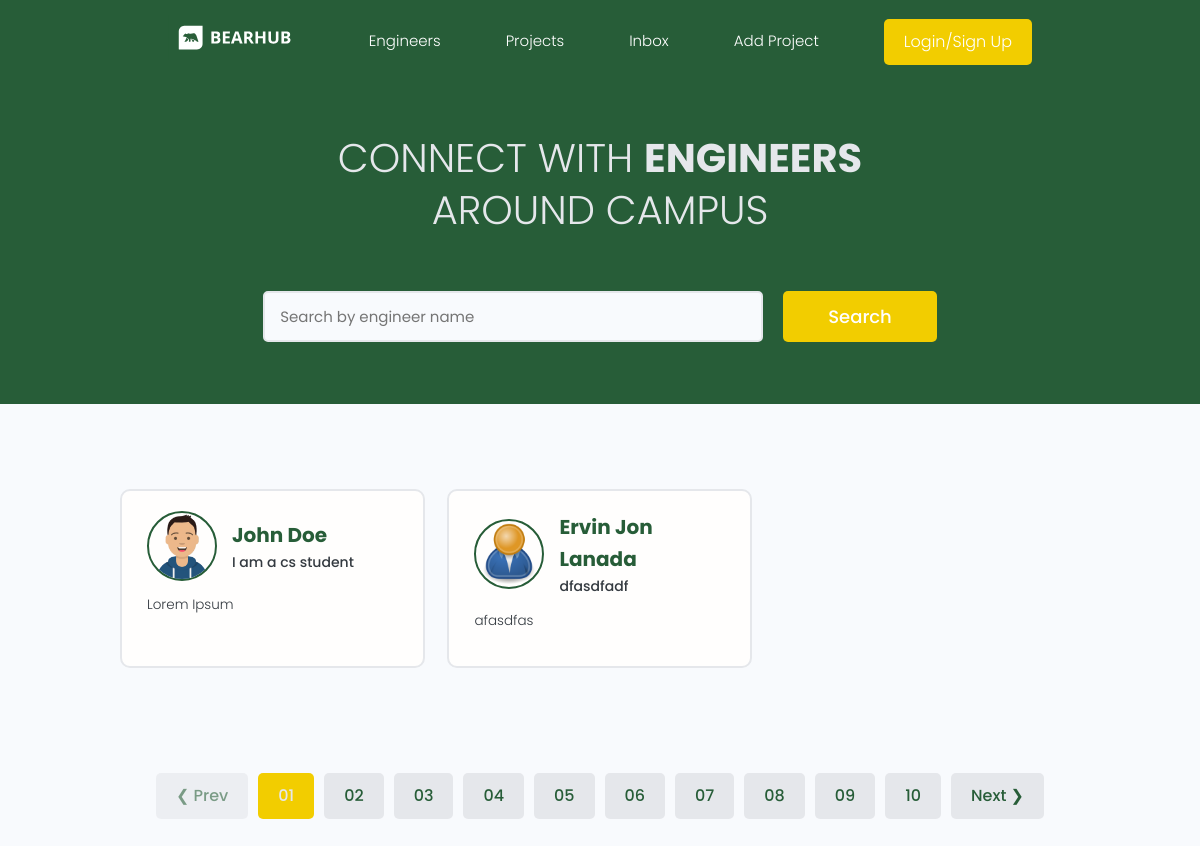
The app's page /, older data.
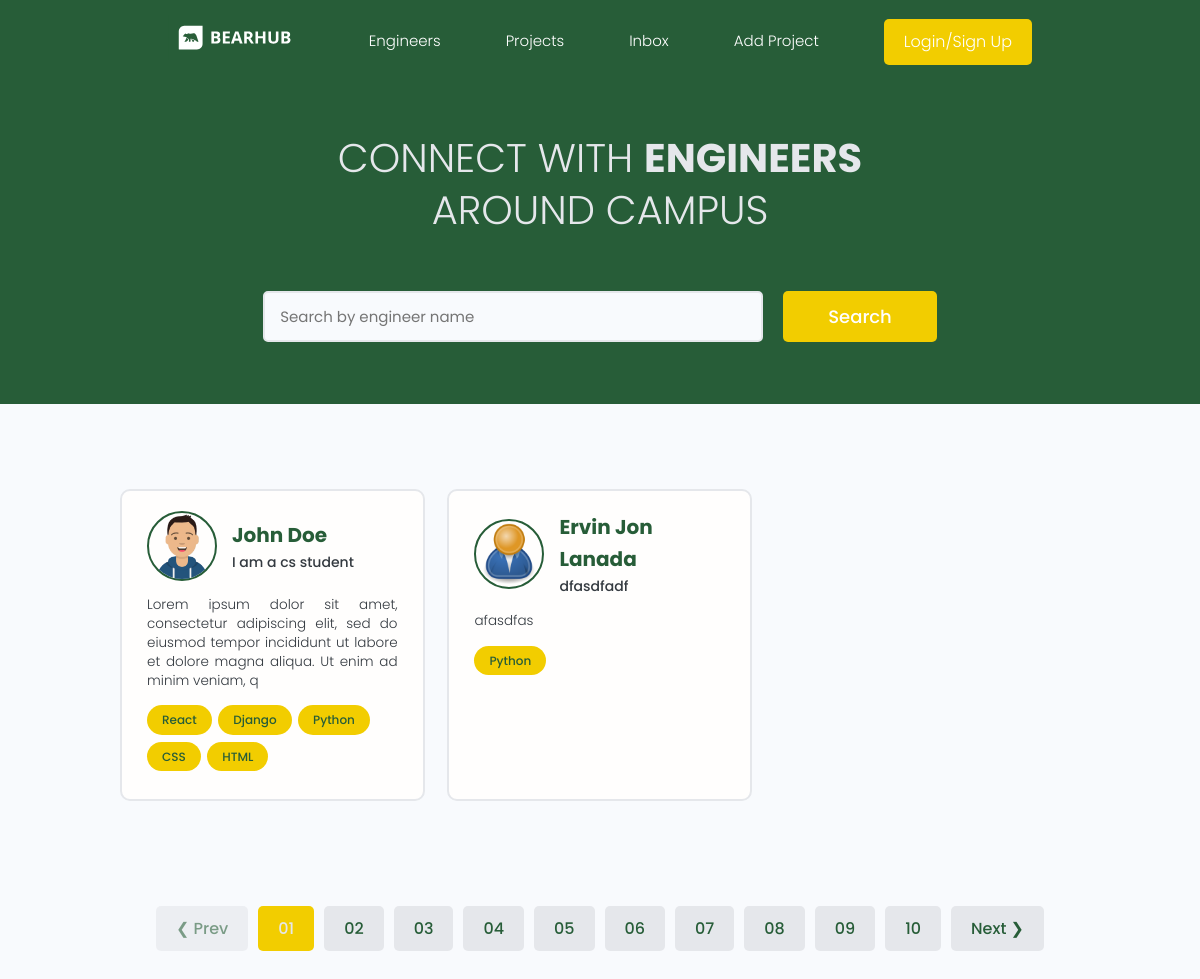
The same page, newer data.
### users/models.py (models this page shows, shortened)
class Profile(models.Model):
    user = models.OneToOneField(User, on_delete=models.CASCADE, null=True, blank=True)
    name = models.CharField(max_length=200, blank=True, null=True)
    email = models.EmailField(max_length=500, blank=True, null=True)
    username =  models.CharField(max_length=200, blank=True, null=True)
    major =  models.CharField(max_length=200, blank=True, null=True)
    short_intro = models.CharField(max_length=200, blank=True, null=True)
    bio = models.TextField(blank=True, null=True)
    profile_image = models.ImageField(null=True, blank=True, upload_to='profiles/', default="profiles/user-default.png")
    social_github = models.CharField(max_length=200, blank=True, null=True)
    social_stackoverflow = models.CharField(max_length=200, blank=True, null=True)
    social_twitter = models.CharField(max_length=200, blank=True, null=True)
    social_linkedin = models.CharField(max_length=200, blank=True, null=True)
    social_website = models.CharField(max_length=200, blank=True, null=True)
    created = models.DateTimeField(auto_now_add=True)
    id = models.UUIDField(default=uuid.uuid4, unique=True, primary_key=True, editable=False)

class Skill(models.Model):
    owner = models.ForeignKey(Profile, on_delete=models.CASCADE, null=True, blank=True)
    name = models.CharField(max_length=200, blank=True, null=True)
    description = models.TextField(null=True, blank=True)
    created = models.DateTimeField(auto_now_add=True)
    id = models.UUIDField(default=uuid.uuid4, unique=True, primary_key=True, editable=False)
    def __str__(self):
        return str(self.name)

### users/views.py (the view)
# urls.py: path('', views.profiles, name="profiles"),
def profiles(request):
    profiles = Profile.objects.all()
    context = {'profiles': profiles}
    return render(request, 'users/profiles.html', context)

### users/templates/users/profiles.html (shortened to what this page needs)
{% extends 'main.html' %}
{% block content %}
  <main class="home">
    <section class="hero-section text-center">
      <div class="container container--narrow">
        <div class="hero-section__box">
          <h2>CONNECT WITH <span>Engineers</span></h2>
          <h2>AROUND CAMPUS</h2>
        </div>
        <div class="hero-section__search">
          <form class="form" action="#" method="get">
            <div class="form__field">
              <input class="input input--text" id="formInput#search" type="text" name="text"
                placeholder="Search by engineer name" />
            </div>
            <input class="btn btn--sub btn--lg" type="submit" value="Search" />
          </form>
        </div>
      </div>
    </section>
    <section class="devlist">
      <div class="container">
        <div class="grid grid--three">
            {% for profile in profiles %}
            <div class="column card">
                <div class="dev">
                <a href="{% url 'user-profile' profile.id %}" class="card__body">
                    <div class="dev__profile">
                    <img class="avatar avatar--md" src="{{ profile.profile_image.url }}" alt="image" />
                    <div class="dev__meta">
                        <h3>{{profile.name}}</h3>
                        <h5>{{profile.short_intro|slice:"60"}}</h5>
                    </div>
                    </div>
                    <p class="dev__info">{{profile.bio|slice:"150"}}</p>
                    <div class="dev__skills">
                    {% for skill in profile.skill_set.all|slice:"5" %}
                    <span class="tag tag--pill tag--main">
                        <small>{{skill}}</small>
                    </span>
                    {% endfor %}
                    </div>
                </a>
                </div>
            </div>
            {% endfor %}
        </div>
      </div>
    </section>
    <div class="pagination">
      <ul class="container">
        <li><a href="#" class="btn btn--disabled">&#10094; Prev</a></li>
        <li><a href="#" class="btn btn--sub">01</a></li>
        <li><a href="#" class="btn">02</a></li>
        <li><a href="#" class="btn">03</a></li>
        <li><a href="#" class="btn">04</a></li>
        <li><a href="#" class="btn">05</a></li>
        <li><a href="#" class="btn">06</a></li>
        <li><a href="#" class="btn">07</a></li>
        <li><a href="#" class="btn">08</a></li>
        <li><a href="#" class="btn">09</a></li>
        <li><a href="#" class="btn">10</a></li>
        <li><a href="#" class="btn">Next &#10095;</a></li>
      </ul>
    </div>
  </main>
{% endblock content %}

### templates/main.html (shortened to what this page needs)
<!DOCTYPE html>
{% load static %}
<html>
    <head>
        <link rel="stylesheet" href="{% static 'uikit/styles/uikit.css' %}" />
        <link rel="stylesheet" href="{% static 'styles/app.css' %}"" />
    <body>
        {% include 'navbar.html' %}
        {% block content %}
        {% endblock content %}
    </body>
</html>

### templates/navbar.html (shortened to what this page needs)
{% load static %}
<header class="header">
    <div class="container container--narrow">
      <a href="{% url 'profiles' %}" class="header__logo">
        <img src="{% static 'images/logo.svg' %}" alt="BearHub Logo" />
      </a>
      <nav class="header__nav">
        <ul class="header__menu">
          <li class="header__menuItem"><a href="{% url 'profiles' %}">Engineers</a></li>
          <li class="header__menuItem"><a href="{% url 'projects' %}">Projects</a></li>
          <li class="header__menuItem"><a href="">Inbox</a></li>
          <li class="header__menuItem"><a href="{% url 'create-project' %}">Add Project</a></li>
          <li class="header__menuItem"><a href="" class="btn btn--sub">Login/Sign Up</a></li>
        </ul>
      </nav>
    </div>
  </header>

### static/styles/app.css (style rules this page uses)
:root { --color-sub: #275D38; }
.btn--sub { background-color: var(--color-sub-light); }
.card { border: 2px solid var(--color-light); }
img { width: 100%; }
.header { position: sticky; z-index: 111; background-color: var(--color-sub); padding: 1.5rem 0; }
.header > .container { display: flex; justify-content: space-between; align-items: center; }
.header__logo > img { height: 4.5rem; }
.header__nav > ul { display: inline-flex; align-items: center; list-style: none; gap: 6.5rem; }
.header__menuItem > a { color: var(--color-sub-lighter); font-weight: 300; }
.hero-section { height: 40vh; display: flex; align-items: center; background-color: var(--color-sub); }
.hero-section__box { margin-bottom: 4rem; }
.hero-section__box > h2, .hero-section__box > h2 > span { font-size: 4rem; color: var(--color-light); line-height: 1.3; text-transform: uppercase; }
.hero-section__box > h2 { font-weight: 300; }
.hero-section__box > h2 > span { font-weight: 700; }
.hero-section__search > .form { display: flex; align-items: center; justify-content: center; gap: 2rem; }
.hero-section__search > .form input.input--text { width: 50rem; }
.devlist { margin-top: 8rem; }
.devlist .grid { align-items: stretch; }
.devlist .dev .dev__profile { display: flex; align-items: center; gap: 1.5rem; }
.devlist .dev .dev__meta h3 { color: var(--color-sub); font-size: 2rem; font-weight: 700; }
.devlist .dev .dev__meta h5 { color: var(--color-text); font-size: 1.4rem; font-weight: 500; }
.devlist .dev .dev__info { margin: 1.5rem 0; font-size: 1.35rem; line-height: 1.4; text-align: justify; }
.pagination { margin-top: 8rem; margin-bottom: 10rem; }
.pagination > ul { flex-wrap: wrap; list-style: none; display: flex; align-items: center; justify-content: center; gap: 1rem; }
.pagination .btn { color: var(--color-sub); }
.pagination .btn.btn--sub { color: var(--color-light); }
.card { display: flex; flex-direction: column; }

### static/uikit/styles/modules/_variables.css (style rules this page uses)
:root { --color-main: #275D38; --color-main-light: #F2CD00; --color-sub: #007A33; --color-sub-light: #F2CD00; --color-sub-lighter: #ffffff; --color-text: #343a40; --color-gray: #8b8b8b; --color-light: #e5e7eb; --color-light-gray: #767676; --color-bg: #f8fafd; --color-white: #fffefd; --color-white-light: #f3f3f3; --color-success: #359e64; --color-success-bg: #def8e8; --color-error: #fc4b0b; --color-error-bg: #fff2ee; --font-base: 'Poppins', arial, helvetica, 'Segoe UI', roboto, ubuntu, sans-serif; --font-monospace: 'Fira Code', 'Courier New', courier, monospace; --font-regular: 300; --font-medium: 500; --font-bold: 700; --generic-shadow: 1px 1px 5px #00000010; --generic-transition: all 0.3s ease-in-out; }

### static/uikit/styles/modules/_base.css (style rules this page uses)
* { margin: 0; padding: 0; box-sizing: border-box; text-rendering: optimizeLegibility; color: inherit; font-size: inherit; }
html { font-size: 50%; }
@media only screen and (min-width: 480px) { html { font-size: 56.25%; } }
@media only screen and (min-width: 1200px) { html { font-size: 62.5%; } }
body { line-height: 1.6; font-weight: 400; font-size: 1.5rem; color: var(--color-text); background-color: var(--color-bg); min-height: 100vh; }

### static/uikit/styles/modules/_typography.css (style rules this page uses)
* { font-family: var(--font-base); }
h2 { font-size: 3.6rem; font-weight: var(--font-bold); }
h3 { font-size: 3.2rem; font-weight: var(--font-medium); }
h5 { font-size: 2.4rem; font-weight: var(--font-medium); }
h5, h6 { font-weight: var(--font-regular); }
p, span, strong { font-size: 1.6rem; color: var(--color-text); font-weight: var(--font-regular); }
a { padding-bottom: 2px; text-decoration: none; display: inline-block; color: var(--color-main); font-weight: var(--font-medium); }

### static/uikit/styles/modules/_utilities.css (style rules this page uses)
.container { width: 92%; max-width: 165rem; margin: 0 auto; box-sizing: border-box; }
.container--narrow { width: 92%; max-width: 120rem; }
@media screen and (min-width: 1000px) { .container { width: 90%; } }
@media screen and (min-width: 1000px) { .container--narrow { width: 85%; } }
@media screen and (min-width: 1200px) { .container { width: 80%; } }
@media screen and (min-width: 1200px) { .container--narrow { width: 72%; } }
.text-center { text-align: center; }

### static/uikit/styles/modules/_avatar.css (style rules this page uses)
.avatar { border-radius: 50%; border: 2px solid var(--color-main); object-fit: cover; }
.avatar--md { height: 7rem; width: 7rem; }

### static/uikit/styles/modules/_card.css (style rules this page uses)
.card { border-radius: 1rem; background-color: var(--color-white); border: 1.5px solid var(--color-light); width: auto; height: auto; margin-top: 0.5rem; margin-bottom: 0.5rem; overflow: hidden; }
.card__body, .card__header { padding: 2rem 2.5rem; }

Row changes from the older to the newer data that the page shows:
changed Profile "John Doe": bio "Lorem Ipsum" → "Lorem ipsum dolor sit amet, consectetur adipiscing elit, sed do eiusmod tempor incididunt ut labore et dolore magna aliqua. Ut enim ad minim veniam, q"
added Skill: name "React", shown under Profile "John Doe"
added Skill: name "Django", shown under Profile "John Doe"
added Skill: name "Python", shown under Profile "John Doe"
added Skill: name "CSS", shown under Profile "John Doe"
added Skill: name "HTML", shown under Profile "John Doe"
added Skill: name "Python", shown under Profile "Ervin Jon Lanada"
